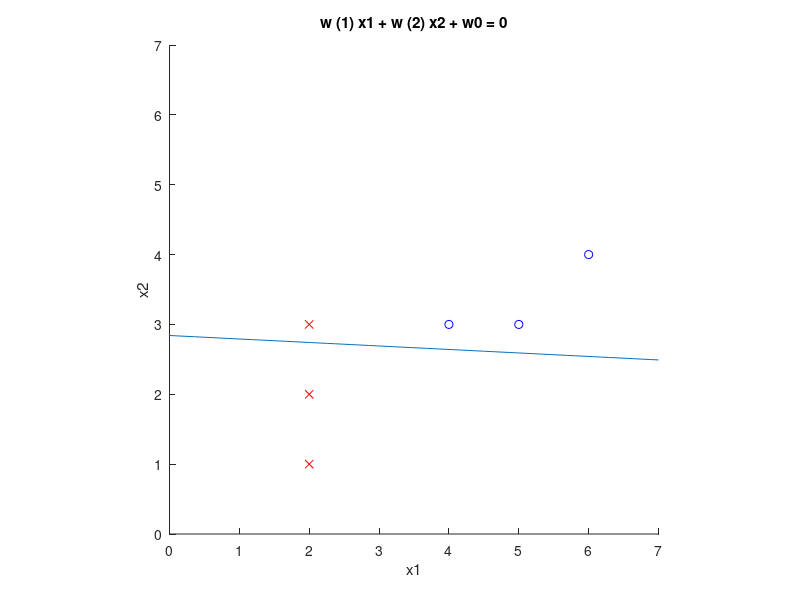

Source code (MATLAB): (Note: this script raises an error after producing the figure.)
figure;
hold on;
%load data
c1=[2,2,2;1,2,3];
c2=[4,5,6;3,3,4];
c=[c1,c2];

%(1) calculate global mean and local means
mu=mean(c,2);
mu1=mean(c1,2);
mu2=mean(c2,2);

%(2) draw data points
plot(c1(1,:),c1(2,:),'rx',c2(1,:),c2(2,:),'bo');
axis([0,7,0,7]);
axis equal;

%(3) calcuate Sb
Sb=(mu1-mu2)*(mu1-mu2)';

%(4) calculate S1
S1=zeros(size(c1,1));
for i=1:size(c1,2)
    S1=S1+(c1(:,i)-mu1)*(c1(:,i)-mu1)';
end
S1=S1./size(c1,2);
%(5) calculate S2
S2=zeros(size(c2,1));
for j=1:size(c2,2)
    S2=S2+(c2(:,j)-mu2)*(c2(:,j)-mu2)';
end
S2=S2./size(c2,2);
%(6) calculate Sw
Sw=S1+S2;

%(7) calcuate generalized eigenvectors and eigenvalues of Sb*V=Sw*V*D
%[V,D]=eigs(inv(Sw)*Sb);
[V,D]=eigs(Sb,Sw);

%(8) sort eigenvalues and eigenvectors
[E,I]=sort(diag(D),'descend');
V=V(:,I);

%(9) normalize the desired eigenvector
V(:,1)=V(:,1)/norm(V(:,1));
%(10) calcuate w, the normal vector of the projection line
tempw=cross([0;0;1],[V(:,1);0]);
w=tempw(1:2,1);
w=w/norm(w); %the normal vector of the desired projection line
%(11) calcuate w0
w0=-w'*mu;

%draw projection line
fh=@(x1,x2) w(1)*x1+w(2)*x2+w0;
ezplot(fh,[0,7,0,7]);
axis equal;

%projected points
pc=V(:,1)*(V(:,1)'*cc)+repmat(mu,1,size(cc,2));

%draw projections
for i=1:size(pc,2)
    plot([c(1,i);pc(1,i)],[c(2,i);pc(2,i)],'black');
end

%(12) calcuate MSE
MSE=sum(sum((c-pc).^2,1),2)/size(c,2)

%(13) calcuate Fisher ratio
cc1=c1-repmat(mu,1,size(c1,2));
cc2=c2-repmat(mu,1,size(c2,2));
cc=[cc1,cc2];

pcc1=V(:,1)'*cc1;
pcc2=V(:,1)'*cc2;
pmu1=mean(pcc1,2);
pmu2=mean(pcc2,2);
pccc1=(pcc1-pmu1);
pccc2=(pcc2-pmu2);
ps1=(pccc1*pccc1')/size(pccc1,2);
ps2=(pccc2*pccc2')/size(pccc2,2);
FR=(pmu1-pmu2)^2/(ps1+ps2)

%set title
title(sprintf('[%f,%f]*x+%f=0; MSE=%f, FR=%f',w(1),w(2),w0,MSE,FR));